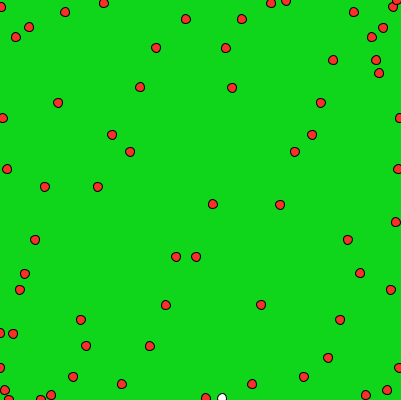
Frame 1 (no input)
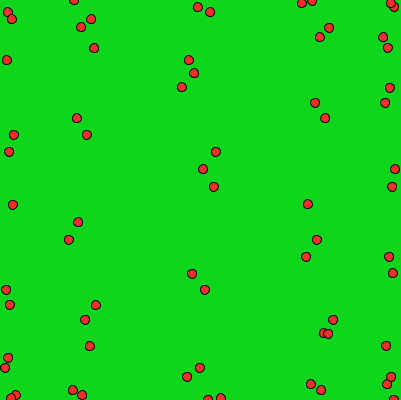
Frame 60 (the mouse pressed at the canvas centre just before this capture)
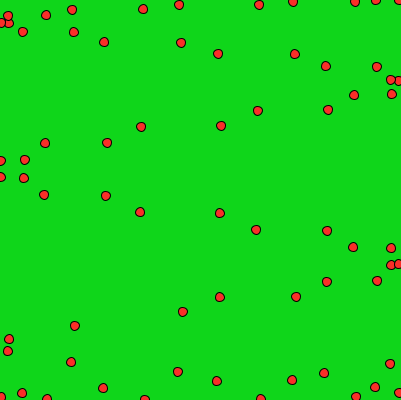
Frame 120 (the mouse held since frame 60 and released just before this capture)

The Processing sketch that drew these frames (run headless with seeded random() and noise(); from frame 60 on, the mouse is pressed at the canvas centre):

// Processing sketch: processing_45480
// ── processing_45480.pde

int a=400,b=25;
float c=9;
void setup()
{
size(401,400);
}
void draw()
{
background(15, 214, 26);
translate(200,200);
t(1);
c=c+.01;
if(mousePressed)b=mouseX;
}
void t(int d)
{
if(d<a)
{
ellipse(a*sin(d/c)/2,a*cos(b*d)/2,9,9);
smooth ();
fill (250, 47, 40);
t(d+6);
}
}
